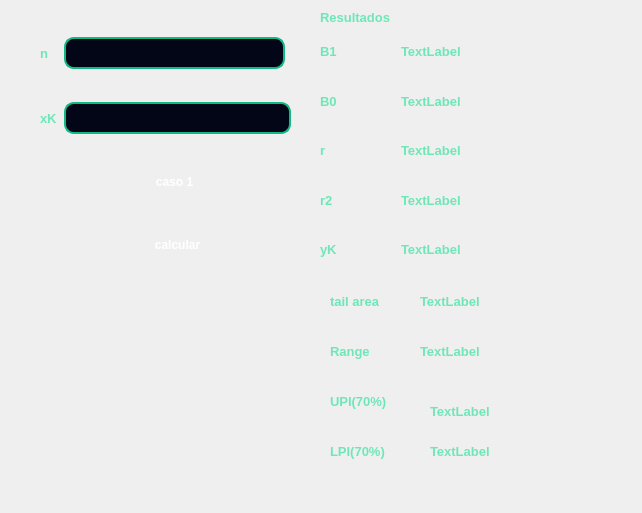
<?xml version="1.0" encoding="UTF-8"?>
<ui version="4.0">
 <class>Dialog</class>
 <widget class="QDialog" name="Dialog">
  <property name="geometry">
   <rect>
    <x>0</x>
    <y>0</y>
    <width>642</width>
    <height>513</height>
   </rect>
  </property>
  <property name="windowTitle">
   <string>Dialog</string>
  </property>
  <property name="styleSheet">
   <string notr="true">QDialog {
            background: qlineargradient(
                spread:pad,
                x1:0, y1:0, x2:1, y2:1,
                stop:0 #022c22,
                stop:1 #064e3b
            );
        }

        QLabel {
            color: #6ee7b7;
            font-size: 13px;
            font-weight: 500;
        }

        QLineEdit {
            background-color: #020617;
            border: 2px solid #10b981;
            border-radius: 10px;
            padding: 6px;
            color: #d1fae5;
            selection-background-color: #10b981;
            selection-color: black;
        }

        QLineEdit:focus {
            border: 2px solid #34d399;
            background-color: #020617;
        }

        QPushButton {
            background: qlineargradient(
                spread:pad,
                x1:0, y1:0, x2:1, y2:0,
                stop:0 #34d399,
                stop:1 #059669
            );
            color: white;
            border-radius: 12px;
            padding: 8px;
            font-weight: bold;
            border: none;
        }

        QPushButton:hover {
            background: qlineargradient(
                spread:pad,
                x1:0, y1:0, x2:1, y2:0,
                stop:0 #6ee7b7,
                stop:1 #10b981
            );
        }

        QPushButton:pressed {
            background-color: #047857;
        }

        QLabel#LABEL_RESULTADOS {
            background-color: #020617;
            border: 2px solid #10b981;
            border-radius: 8px;
            padding: 6px;
            color: #bbf7d0;
            font-weight: bold;
            font-size: 13px;
        }
</string>
  </property>
  <widget class="QWidget" name="layoutWidget">
   <property name="geometry">
    <rect>
     <x>40</x>
     <y>10</y>
     <width>251</width>
     <height>281</height>
    </rect>
   </property>
   <layout class="QGridLayout" name="gridLayout_2">
    <item row="3" column="1" colspan="2">
     <widget class="QPushButton" name="btn_calcular">
      <property name="text">
       <string>calcular</string>
      </property>
     </widget>
    </item>
    <item row="1" column="1" colspan="2">
     <widget class="QLineEdit" name="edit_xk"/>
    </item>
    <item row="2" column="1">
     <widget class="QPushButton" name="btn_caso1">
      <property name="text">
       <string>caso 1</string>
      </property>
     </widget>
    </item>
    <item row="1" column="0">
     <widget class="QLabel" name="label">
      <property name="text">
       <string>xK</string>
      </property>
     </widget>
    </item>
    <item row="0" column="1">
     <widget class="QLineEdit" name="edit_n"/>
    </item>
    <item row="0" column="0">
     <widget class="QLabel" name="label_2">
      <property name="text">
       <string>n</string>
      </property>
     </widget>
    </item>
   </layout>
  </widget>
  <widget class="QWidget" name="layoutWidget_3">
   <property name="geometry">
    <rect>
     <x>320</x>
     <y>30</y>
     <width>231</width>
     <height>241</height>
    </rect>
   </property>
   <layout class="QGridLayout" name="gridLayout_3">
    <item row="3" column="1" colspan="2">
     <widget class="QLabel" name="label_r2_2">
      <property name="text">
       <string>TextLabel</string>
      </property>
     </widget>
    </item>
    <item row="0" column="1" colspan="2">
     <widget class="QLabel" name="label_B1_2">
      <property name="text">
       <string>TextLabel</string>
      </property>
     </widget>
    </item>
    <item row="4" column="1" colspan="2">
     <widget class="QLabel" name="label_yk_2">
      <property name="text">
       <string>TextLabel</string>
      </property>
     </widget>
    </item>
    <item row="3" column="0">
     <widget class="QLabel" name="label_11">
      <property name="font">
       <font>
        <pointsize>-1</pointsize>
        <weight>62</weight>
        <bold>true</bold>
       </font>
      </property>
      <property name="text">
       <string>r2</string>
      </property>
     </widget>
    </item>
    <item row="1" column="0">
     <widget class="QLabel" name="label_9">
      <property name="font">
       <font>
        <pointsize>-1</pointsize>
        <weight>62</weight>
        <bold>true</bold>
       </font>
      </property>
      <property name="text">
       <string>B0</string>
      </property>
     </widget>
    </item>
    <item row="1" column="1" colspan="2">
     <widget class="QLabel" name="label_B0_2">
      <property name="text">
       <string>TextLabel</string>
      </property>
     </widget>
    </item>
    <item row="0" column="0">
     <widget class="QLabel" name="label_8">
      <property name="font">
       <font>
        <pointsize>-1</pointsize>
        <weight>62</weight>
        <bold>true</bold>
       </font>
      </property>
      <property name="text">
       <string>B1</string>
      </property>
     </widget>
    </item>
    <item row="2" column="1" colspan="2">
     <widget class="QLabel" name="label_r_2">
      <property name="text">
       <string>TextLabel</string>
      </property>
     </widget>
    </item>
    <item row="2" column="0">
     <widget class="QLabel" name="label_10">
      <property name="font">
       <font>
        <pointsize>-1</pointsize>
        <weight>62</weight>
        <bold>true</bold>
       </font>
      </property>
      <property name="text">
       <string>r</string>
      </property>
     </widget>
    </item>
    <item row="4" column="0">
     <widget class="QLabel" name="label_12">
      <property name="font">
       <font>
        <pointsize>-1</pointsize>
        <weight>62</weight>
        <bold>true</bold>
       </font>
      </property>
      <property name="text">
       <string>yK</string>
      </property>
     </widget>
    </item>
   </layout>
  </widget>
  <widget class="QLabel" name="label_13">
   <property name="geometry">
    <rect>
     <x>320</x>
     <y>0</y>
     <width>229</width>
     <height>35</height>
    </rect>
   </property>
   <property name="font">
    <font>
     <pointsize>-1</pointsize>
     <weight>62</weight>
     <bold>true</bold>
    </font>
   </property>
   <property name="text">
    <string>Resultados</string>
   </property>
  </widget>
  <widget class="QLabel" name="label_14">
   <property name="geometry">
    <rect>
     <x>330</x>
     <y>280</y>
     <width>74</width>
     <height>43</height>
    </rect>
   </property>
   <property name="font">
    <font>
     <pointsize>-1</pointsize>
     <weight>62</weight>
     <bold>true</bold>
    </font>
   </property>
   <property name="text">
    <string>tail area </string>
   </property>
  </widget>
  <widget class="QLabel" name="label_15">
   <property name="geometry">
    <rect>
     <x>330</x>
     <y>430</y>
     <width>74</width>
     <height>43</height>
    </rect>
   </property>
   <property name="font">
    <font>
     <pointsize>-1</pointsize>
     <weight>62</weight>
     <bold>true</bold>
    </font>
   </property>
   <property name="text">
    <string>LPI(70%)</string>
   </property>
  </widget>
  <widget class="QLabel" name="label_16">
   <property name="geometry">
    <rect>
     <x>330</x>
     <y>380</y>
     <width>74</width>
     <height>43</height>
    </rect>
   </property>
   <property name="font">
    <font>
     <pointsize>-1</pointsize>
     <weight>62</weight>
     <bold>true</bold>
    </font>
   </property>
   <property name="text">
    <string>UPI(70%)</string>
   </property>
  </widget>
  <widget class="QLabel" name="label_17">
   <property name="geometry">
    <rect>
     <x>330</x>
     <y>330</y>
     <width>74</width>
     <height>43</height>
    </rect>
   </property>
   <property name="font">
    <font>
     <pointsize>-1</pointsize>
     <weight>62</weight>
     <bold>true</bold>
    </font>
   </property>
   <property name="text">
    <string>Range</string>
   </property>
  </widget>
  <widget class="QLabel" name="label_taile">
   <property name="geometry">
    <rect>
     <x>420</x>
     <y>280</y>
     <width>149</width>
     <height>43</height>
    </rect>
   </property>
   <property name="styleSheet">
    <string notr="true">QDialog {
            background: qlineargradient(
                spread:pad,
                x1:0, y1:0, x2:1, y2:1,
                stop:0 #022c22,
                stop:1 #064e3b
            );
        }

        QLabel {
            color: #6ee7b7;
            font-size: 13px;
            font-weight: 500;
        }

        QLineEdit {
            background-color: #020617;
            border: 2px solid #10b981;
            border-radius: 10px;
            padding: 6px;
            color: #d1fae5;
            selection-background-color: #10b981;
            selection-color: black;
        }

        QLineEdit:focus {
            border: 2px solid #34d399;
            background-color: #020617;
        }

        QPushButton {
            background: qlineargradient(
                spread:pad,
                x1:0, y1:0, x2:1, y2:0,
                stop:0 #34d399,
                stop:1 #059669
            );
            color: white;
            border-radius: 12px;
            padding: 8px;
            font-weight: bold;
            border: none;
        }

        QPushButton:hover {
            background: qlineargradient(
                spread:pad,
                x1:0, y1:0, x2:1, y2:0,
                stop:0 #6ee7b7,
                stop:1 #10b981
            );
        }

        QPushButton:pressed {
            background-color: #047857;
        }

        QLabel#LABEL_RESULTADOS {
            background-color: #020617;
            border: 2px solid #10b981;
            border-radius: 8px;
            padding: 6px;
            color: #bbf7d0;
            font-weight: bold;
            font-size: 13px;
        }
</string>
   </property>
   <property name="text">
    <string>TextLabel</string>
   </property>
  </widget>
  <widget class="QLabel" name="label_range">
   <property name="geometry">
    <rect>
     <x>420</x>
     <y>330</y>
     <width>149</width>
     <height>43</height>
    </rect>
   </property>
   <property name="text">
    <string>TextLabel</string>
   </property>
  </widget>
  <widget class="QLabel" name="label_UPI">
   <property name="geometry">
    <rect>
     <x>430</x>
     <y>390</y>
     <width>149</width>
     <height>43</height>
    </rect>
   </property>
   <property name="text">
    <string>TextLabel</string>
   </property>
  </widget>
  <widget class="QLabel" name="label_LPI">
   <property name="geometry">
    <rect>
     <x>430</x>
     <y>430</y>
     <width>149</width>
     <height>43</height>
    </rect>
   </property>
   <property name="text">
    <string>TextLabel</string>
   </property>
  </widget>
 </widget>
 <resources/>
 <connections/>
</ui>
